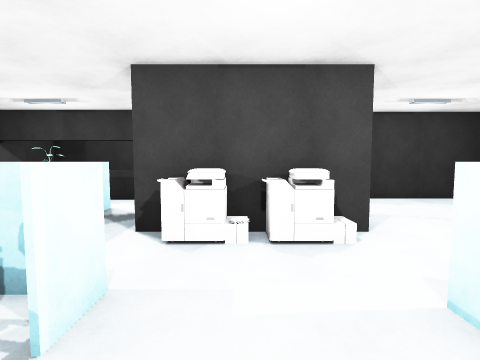
[1] (above)

22 first-person views from a walk through a Unity game level. The camera is 1.5 m above the floor, tilts 4° down and sees 85° across. Doors are open. The floor is counted in squares, 1 m on a side. Each view is taken from the middle of a square. On the plan, view 1 faces up. The plan holds only what a view shows up to about 14 squares ahead; the rest is blank. The player character is not drawn. Some surface patterns are stand-ins.

[2]
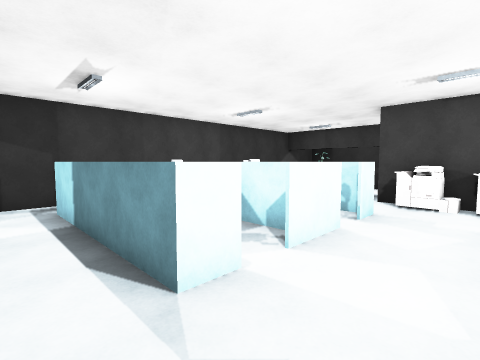

[3]
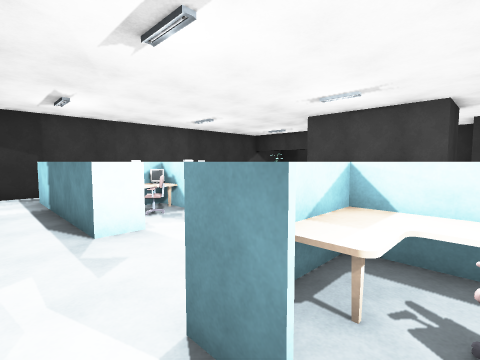

[4]
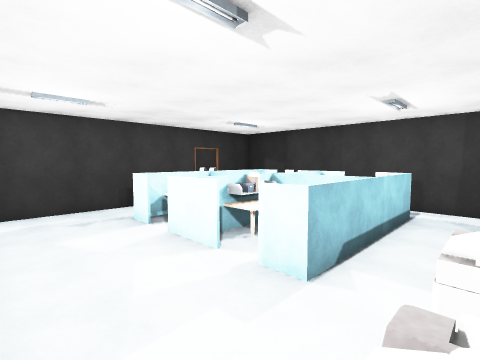

[5]
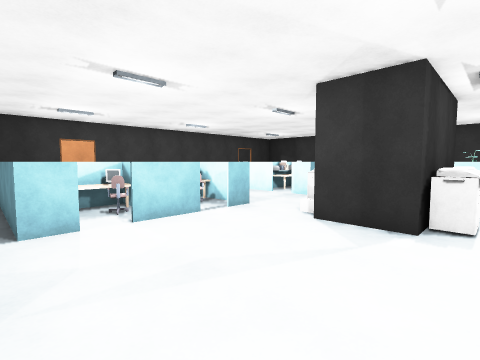

[6]
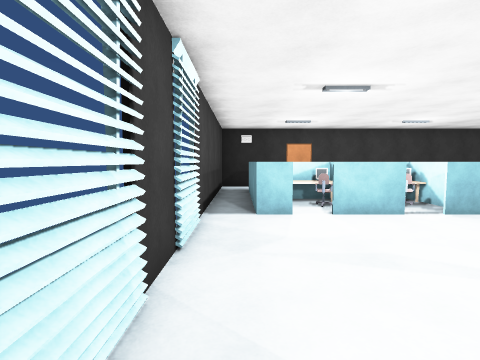

[7]
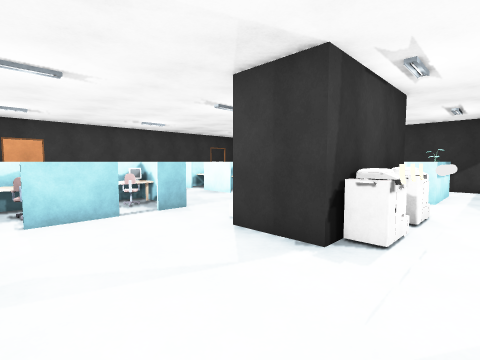

[8]
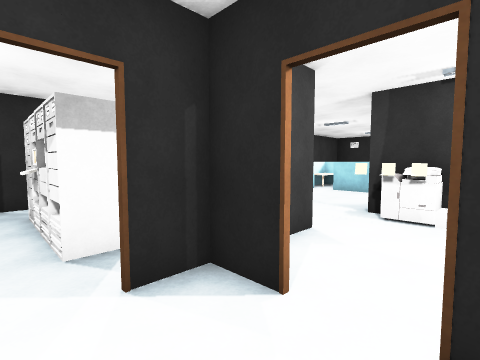

[9]
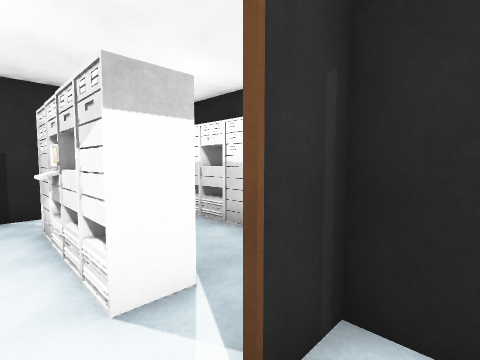

[10]
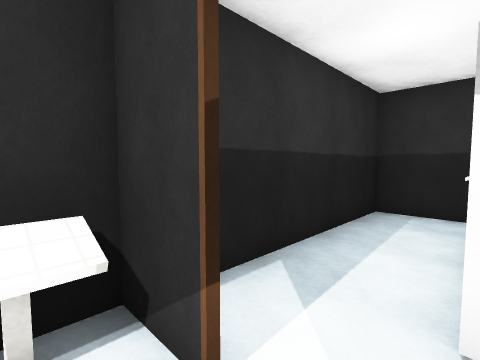

[11]
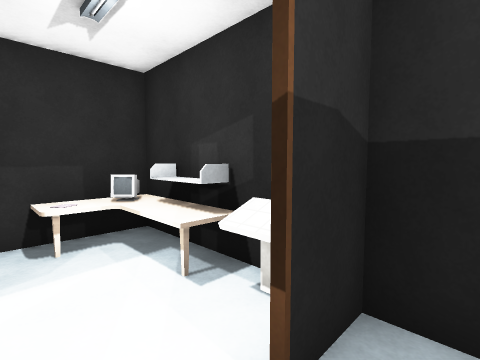

[12]
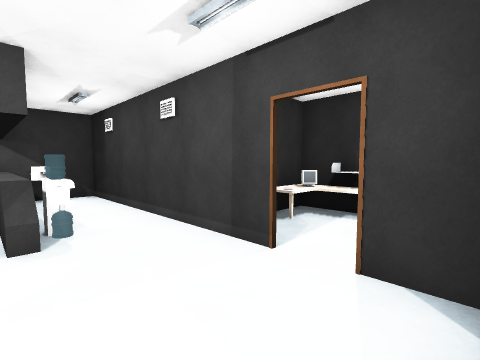

[13]
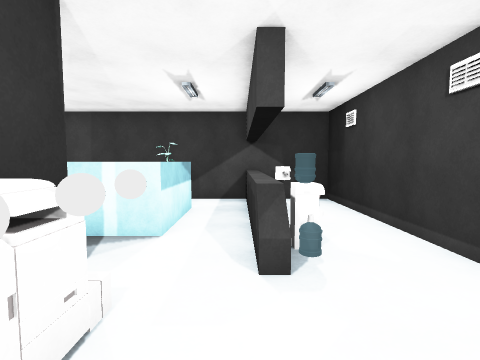

[14]
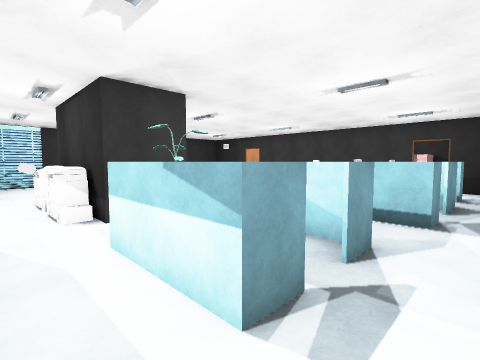

[15]
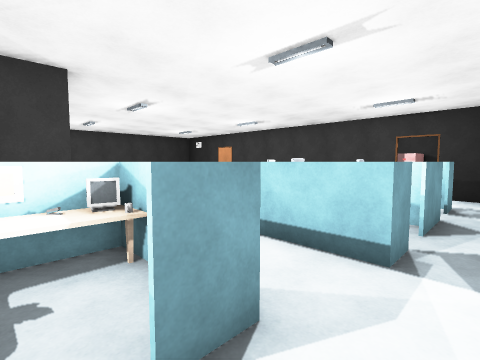

[16]
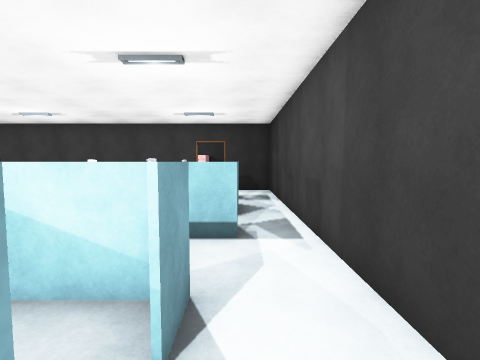

[17]
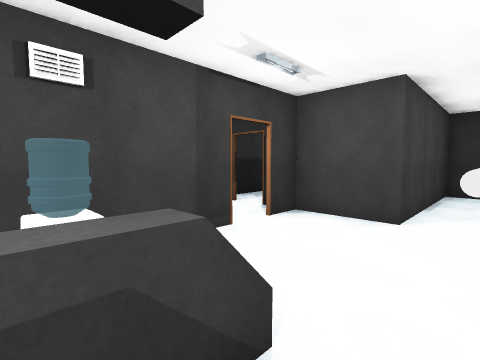

[18]
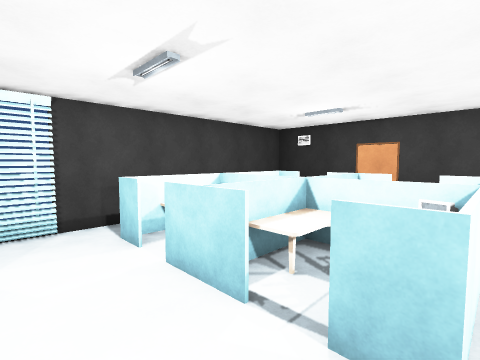

[19]
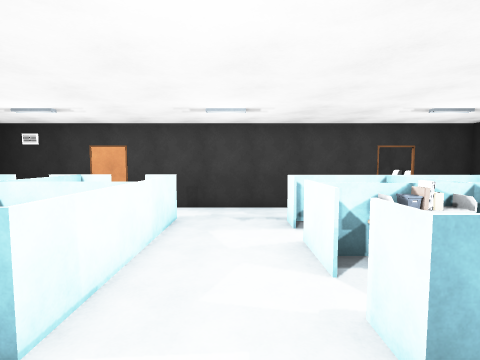

[20]
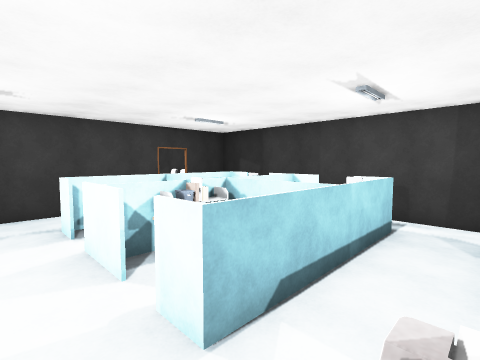

[21]
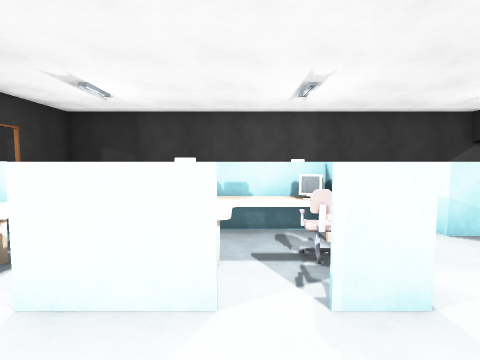

[22]
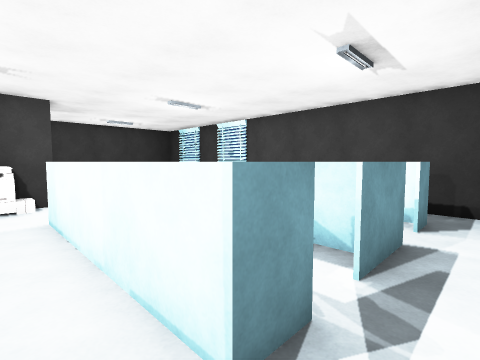

### Floor plan
Key: @ floor where view 1 was taken; # wall or solid block; . floor; / step, stairs or slope; D open door; = window, fence, low wall or low ledge; ^ raised ledge; P printer; B books; M monitor; S shelf; A ball; C machine; O other object.
Columns run from 10 left of view 1 to 11 right of it. Each row starts with its distance up from view 1.
 18         #^############
 17         ^MSSO#.......#
 16         ^O...D.......#
 15         #....D.OOOO..#
 14 ###########D##.OOOO
 13 #..........D.# ...
 12 #O...........#  O.OO
 11 #C^^^^^^.....## OOOO#
 10 #...................#
  9 #........AAPP.......#
  8 #..=  ^.#P##P.......#
  7 #....^=.#    #......#
  6 #..#.MO.######......#
  5 #..==O...P/P/.......#
  4 #...................#
  3 #.##O###=...##.==.=.#
  2 #.# O^MO#...=..=...=#
  1 #..  ^^^....=OO^O. ##
  0 #.=#  SB=.@.^M^^M^ ##
 -1 #.= OOMO=...^^^ ^^ ##
 -2 #..    .....^^O ^  ##
 -3 #.=   ^^=...=^..^ .=#
 -4 #..............==.=.#
 -5 #...................#
 -6 ###  ################
 -7   O
 -8   O
 -9   #

Where each view was taken, in squares from view 1:
view 1: 0 up, 0 right, facing up
view 2: 5 down, 1 right, facing up-left
view 3: 5 down, 4 right, facing up-left
view 4: 5 up, 2 right, facing down-left
view 5: 9 up, 9 right, facing down-left
view 6: 10 up, 9 right, facing down
view 7: 10 up, 7 right, facing down-left
view 8: 16 up, 0 right, facing down-right
view 9: 16 up, 2 right, facing down-right
view 10: 15 up, 2 right, facing up-right
view 11: 15 up, 4 right, facing up-left
view 12: 10 up, 3 right, facing up-left
view 13: 10 up, 1 right, facing left
view 14: 10 up, 9 left, facing down-right
view 15: 7 up, 9 left, facing down-right
view 16: 8 up, 8 left, facing down
view 17: 9 up, 4 left, facing up-right
view 18: 5 up, 2 right, facing down-right
view 19: 5 up, 0 right, facing down
view 20: 5 up, 0 right, facing down-left
view 21: 1 up, 1 right, facing left
view 22: 5 down, 1 right, facing up-right
